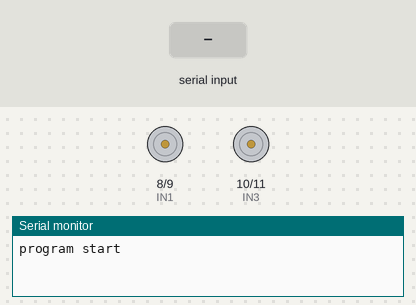
Simulated run of this sketch. Board: Arduino Mega 2560, built with avr-gcc and run on an emulated ATmega2560. On the bench: motor-driver pin pairs drawn as motors (green arrow = first pin HIGH = forward, orange = second pin HIGH = backward, longer = more drive), the last lines printed to the serial monitor. The test bench sets the inputs (shaded band).

Above: at 1.2 s.
1.3 s: "forward" received over the second serial link
At 1.47 s:
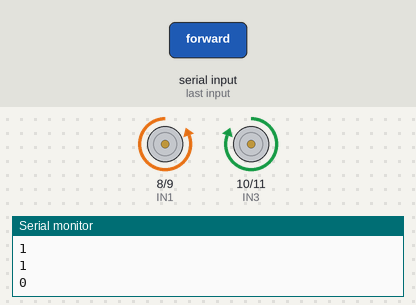
3.0 s: "s" received over the second serial link
At 3.11 s:
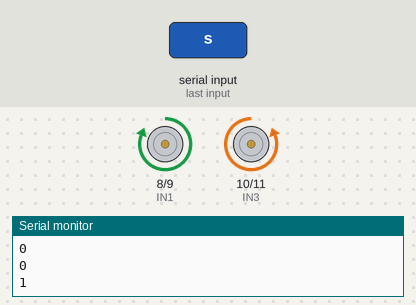
4.6 s: "right" received over the second serial link
At 4.76 s:
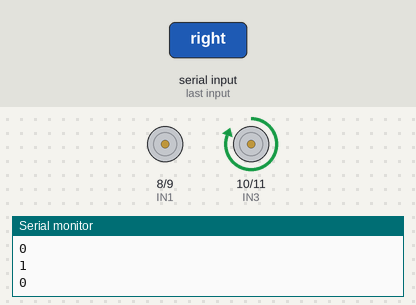
6.3 s: "left" received over the second serial link
At 6.41 s:
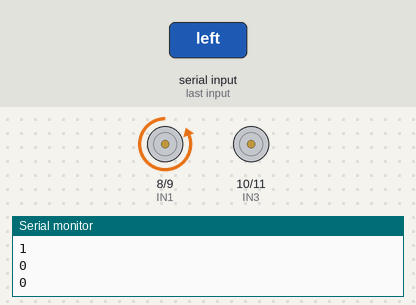
Timing chart, 0 to 8.9 s (numbered marks = the images above; inputs shaded):
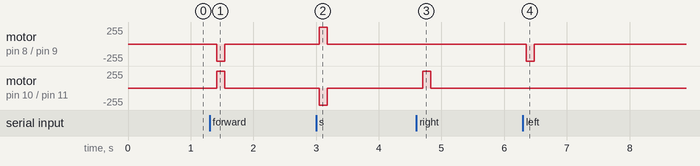

Measured:
- after the input at 1.3 s, motor on pin 8 (IN1) / pin 9 (IN2): stopped → backward 255/255 after 0.12 s, → stopped 0.13 s later; motor on pin 10 (IN3) / pin 11 (IN4): stopped → forward 255/255 after 0.12 s, → stopped 0.13 s later
- after the input at 3.0 s, motor on pin 8 (IN1) / pin 9 (IN2): stopped → forward 255/255 after 0.05 s, → stopped 0.13 s later; motor on pin 10 (IN3) / pin 11 (IN4): stopped → backward 255/255 after 0.05 s, → stopped 0.13 s later
- after the input at 4.6 s, motor on pin 10 (IN3) / pin 11 (IN4): stopped → forward 255/255 after 0.11 s, → stopped 0.13 s later
- after the input at 6.3 s, motor on pin 8 (IN1) / pin 9 (IN2): stopped → backward 255/255 after 0.06 s, → stopped 0.13 s later

The sketch:

bluetooth_tank_MEGA.ino
```cpp
/** Created by Kaan Göksal
 * 4/4/2016
 * This code is used to control a rc vehicle with
 * L298N + HC06 + Arduino MEGA
 *
 * Kaan Göksal yazmıştır bu kodu.
 * 4 Nisan 2016
 * Bu kod uzaktan kumandalı bir aracı kontrol eder.
 * L298N + HC06 + Arduino MEGA ile uyumludur!
 * Serial.print ifadeleri debugging için kullanılmaktadır, silebilirsiniz.
 *
 *
 */


int IN1 = 8; // Motor 1
int IN2 = 9; // Motor 1
int IN3 = 10; //Motor 2
int IN4 = 11; //Motor 2


void setup()
{

  Serial.begin(9600);
  Serial1.begin(9600); //HC-06 Modulu ile iletisim baslar - opening the comms for hc-06 module

 pinMode(IN1, OUTPUT);  //sağ motor - right motor
 pinMode(IN2, OUTPUT);
 pinMode(IN3, OUTPUT);
 pinMode(IN4, OUTPUT);  //sol motor - left motor
   Serial1.println("program start");
   Serial.println("program start");
}

void loop()
{
  String input = "";


     digitalWrite(IN1, LOW); //öncelikle motorları durduruyoruz! - first we stop the motors!
     digitalWrite(IN2, LOW);
     digitalWrite(IN3, LOW);
     digitalWrite(IN4, LOW);


   while (Serial1.available() > 0)
  {
    input += (char)Serial1.read();
    delay(5);
  }

  // eğer input "" dan farklıysa gösterilicek bu sayde Serial spamlenmiyecek! -
  //If input has a different value than empty string It is going to printout to the client.
  if (input != "" ) {
    Serial.println(input);
  }


  if(input.indexOf("forward") > -1 || input.indexOf("w") > -1)
  {
       Serial.println("forward");

      digitalWrite(IN1, LOW);
      digitalWrite(IN2, HIGH);    //left motor back

      digitalWrite(IN3, HIGH);
      digitalWrite(IN4, LOW);     //right motor back


  }
  else if(input.indexOf("backward") > -1 || input.indexOf("s") > -1)
  {
        Serial.println("backward");


        digitalWrite(IN1, HIGH);   //Right Motor Go Forward
        digitalWrite(IN2, LOW);

        digitalWrite(IN3, LOW);
        digitalWrite(IN4, HIGH);
  }

   else if(input.indexOf("right") > -1 || input.indexOf("d") > -1)
  {
  Serial.println("right");


   digitalWrite(IN3, HIGH);
   digitalWrite(IN4, LOW);

  }
   else if(input.indexOf("left") > -1 || input.indexOf("a") > -1)
  {
    Serial.println("left");


   digitalWrite(IN1, LOW);   //Right Motor Go Forward
  digitalWrite(IN2, HIGH);
  }

if (digitalRead(IN1) != 0 || digitalRead(IN2) != 0 || digitalRead(IN3) != 0 || digitalRead(IN4) != 0 ) {
  Serial.println(digitalRead(IN1));
   Serial.println(digitalRead(IN2));
   Serial.println(digitalRead(IN3));
   Serial.println(digitalRead(IN4));
}
  delay(125);
}
```
